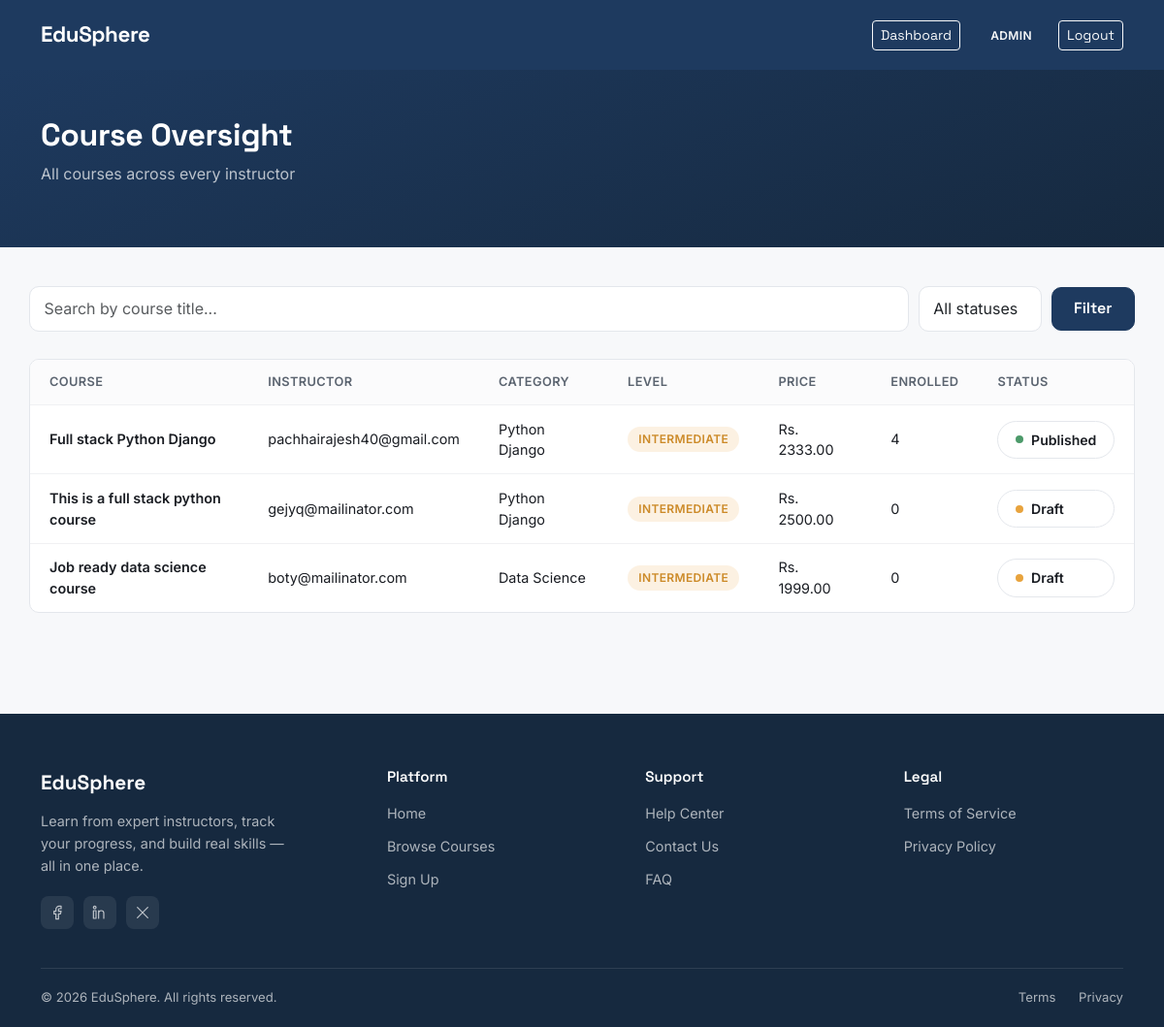
Before: /dashboard/courses/ (signed in) with the older database file.
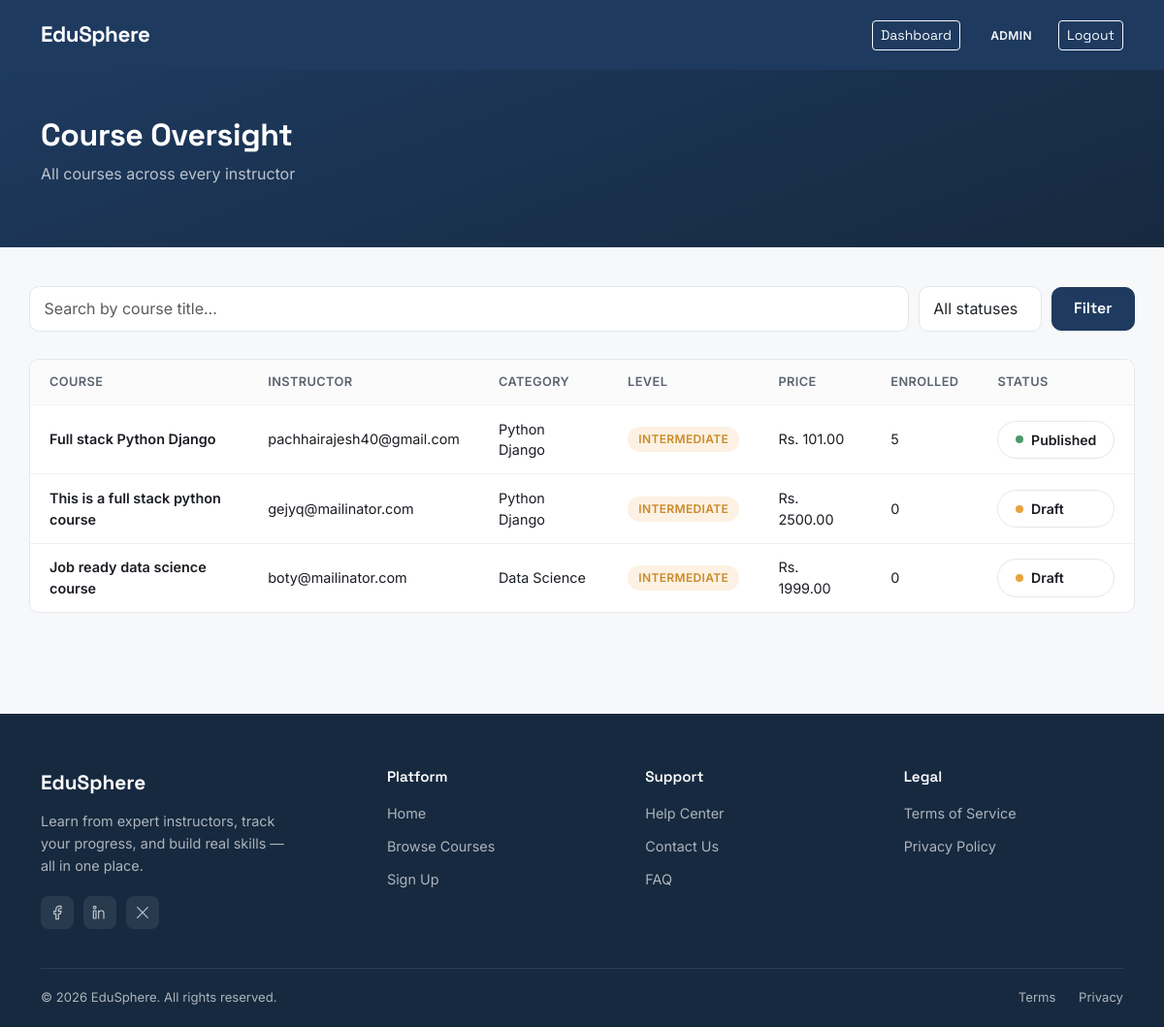
After: the same page with the newer database file.
### courses/models.py (models this page shows, shortened)
class Course(models.Model):
    class Level(models.TextChoices):
        BEGINNER = "beginner", "Beginner"
        INTERMEDIATE = "intermediate", "Intermediate"
        ADVANCED = "advanced", "Advanced"
    instructor = models.ForeignKey(
        settings.AUTH_USER_MODEL,
        on_delete=models.CASCADE,
        related_name="courses",
        limit_choices_to={'role': 'instructor'}
    )
    category = models.ForeignKey(Category, on_delete=models.SET_NULL, null=True, related_name="courses")
    title = models.CharField(max_length=200)
    slug = models.SlugField(unique=True, blank=True)
    description = models.TextField()
    thumbnail = models.ImageField(upload_to="course_thumbnails/", blank=True, null=True)
    level = models.CharField(max_length=20, choices=Level.choices, default=Level.BEGINNER)
    price = models.DecimalField(max_digits=8, decimal_places=2, default=0)
    is_published = models.BooleanField(default=False)
    created_at = models.DateTimeField(auto_now_add=True)
    updated_at = models.DateTimeField(auto_now=True)
    class Meta:
        ordering = ['-created_at']

class Category(models.Model):
    name = models.CharField(max_length=100, unique=True)
    slug = models.SlugField(unique=True, blank=True)
    class Meta:
        verbose_name_plural = "Categories"

### accounts/models.py (models this page shows, shortened)
class CustomUser(AbstractUser):
    class Role(models.TextChoices):
        STUDENT = "student", "Student"
        INSTRUCTOR = "instructor", "Instructor"
        ADMIN = "admin", "Admin"
    username = None
    email = models.EmailField(unique=True)
    role = models.CharField(max_length=20, choices=Role.choices, default=Role.STUDENT)
    profile_picture = models.ImageField(upload_to="profile_pics/", blank=True, null=True)
    bio = models.TextField(blank=True)
    created_at = models.DateTimeField(auto_now_add=True)
    USERNAME_FIELD = "email"
    REQUIRED_FIELDS = []
    objects = CustomUserManager()

### dashboard/views.py (the view)
# urls.py: path('courses/', views.CourseOversightView.as_view(), name='course_oversight'),
class CourseOversightView(AdminRequiredMixin, ListView):
    model = Course
    template_name = 'dashboard/course_oversight.html'
    context_object_name = 'courses'
    paginate_by = 15
    def get_queryset(self):
        queryset = Course.objects.select_related('instructor').annotate(
            enrollment_count=Count('enrollments')
        ).order_by('-created_at')
        status = self.request.GET.get('status')
        if status == 'published':
            queryset = queryset.filter(is_published=True)
        elif status == 'unpublished':
            queryset = queryset.filter(is_published=False)
        search = self.request.GET.get('q')
        if search:
            queryset = queryset.filter(title__icontains=search)
        return queryset
    def get_context_data(self, **kwargs):
        context = super().get_context_data(**kwargs)
        context['current_status'] = self.request.GET.get('status', '')
        context['current_search'] = self.request.GET.get('q', '')
        return context

### dashboard/mixins.py (called while the page is built)
    def test_func(self):
        return self.request.user.is_authenticated and self.request.user.role == 'admin'

### dashboard/templates/dashboard/course_oversight.html (shortened to what this page needs)
{% extends 'base.html' %}
{% block content %}
<div class="dashboard-hero">
    <div class="container">
        <h1>Course Oversight</h1>
        <p>All courses across every instructor</p>
    </div>
</div>
<div class="container dashboard-container">
    <form method="get" class="oversight-filter-bar">
        <input
            type="text"
            name="q"
            value="{{ current_search }}"
            placeholder="Search by course title..."
            class="form-control oversight-search-input"
        >
        <select name="status" class="form-control oversight-status-select">
            <option value="" {% if current_status == '' %}selected{% endif %}>All statuses</option>
        </select>
        <button type="submit" class="btn btn-primary">Filter</button>
    </form>
    {% if courses %}
    <div class="oversight-table-wrapper">
        <table class="oversight-table">
            <thead>
                <tr>
                    <th>Course</th>
                    <th>Instructor</th>
                    <th>Category</th>
                    <th>Level</th>
                    <th>Price</th>
                    <th>Enrolled</th>
                    <th>Status</th>
                </tr>
            </thead>
            <tbody>
                {% for course in courses %}
                <tr>
                    <td class="oversight-course-title">{{ course.title }}</td>
                    <td>{{ course.instructor.email }}</td>
                    <td>
                        {% if course.category %}
                            {{ course.category.name }}
                        {% else %}
                            <span class="text-muted">Uncategorized</span>
                        {% endif %}
                    </td>
                    <td>
                        <span class="role-badge {{ course.level }}">{{ course.get_level_display }}</span>
                    </td>
                    <td>
                        {% if course.price > 0 %}
                            Rs. {{ course.price }}
                        {% else %}
                            Free
                        {% endif %}
                    </td>
                    <td>{{ course.enrollment_count }}</td>
                    <td>
                        {% if course.is_published %}
                            <span class="status-pill status-completed"><span class="status-dot"></span> Published</span>
                        {% else %}
                            <span class="status-pill status-pending"><span class="status-dot"></span> Draft</span>
                        {% endif %}
                    </td>
                </tr>
                {% endfor %}
            </tbody>
        </table>
    </div>
    {% else %}
    <div class="empty-state">
        <div class="icon">📚</div>
        <p>No courses match your filters.</p>
    </div>
    {% endif %}
</div>
{% endblock %}

Changed rows visible on the page:
changed Course "Full stack Python Django": price "2333.00" → "101.00"; enrollment_count "4" → "5"
